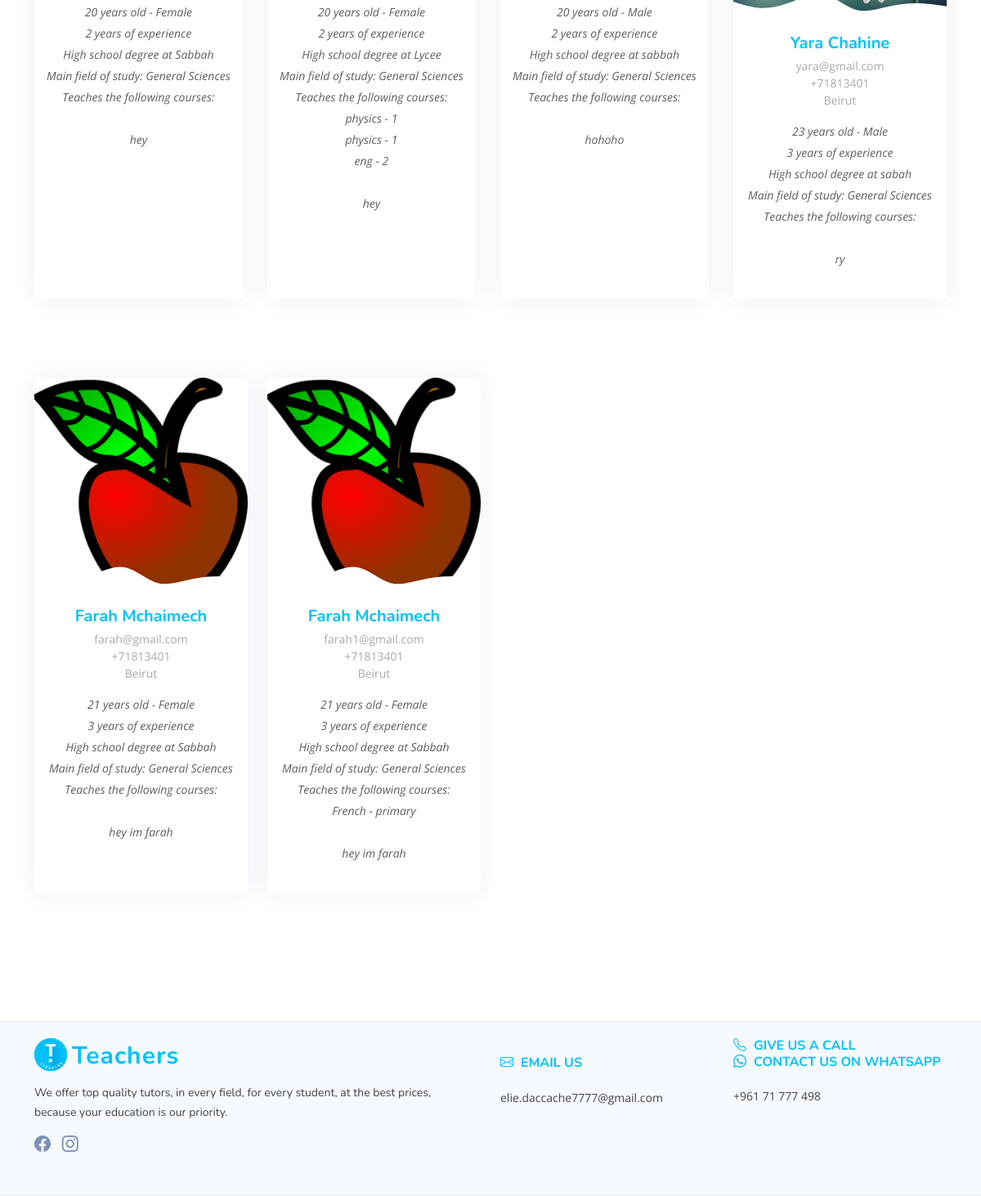
The page /tutors_page.php (lower part) on the database as committed earlier.
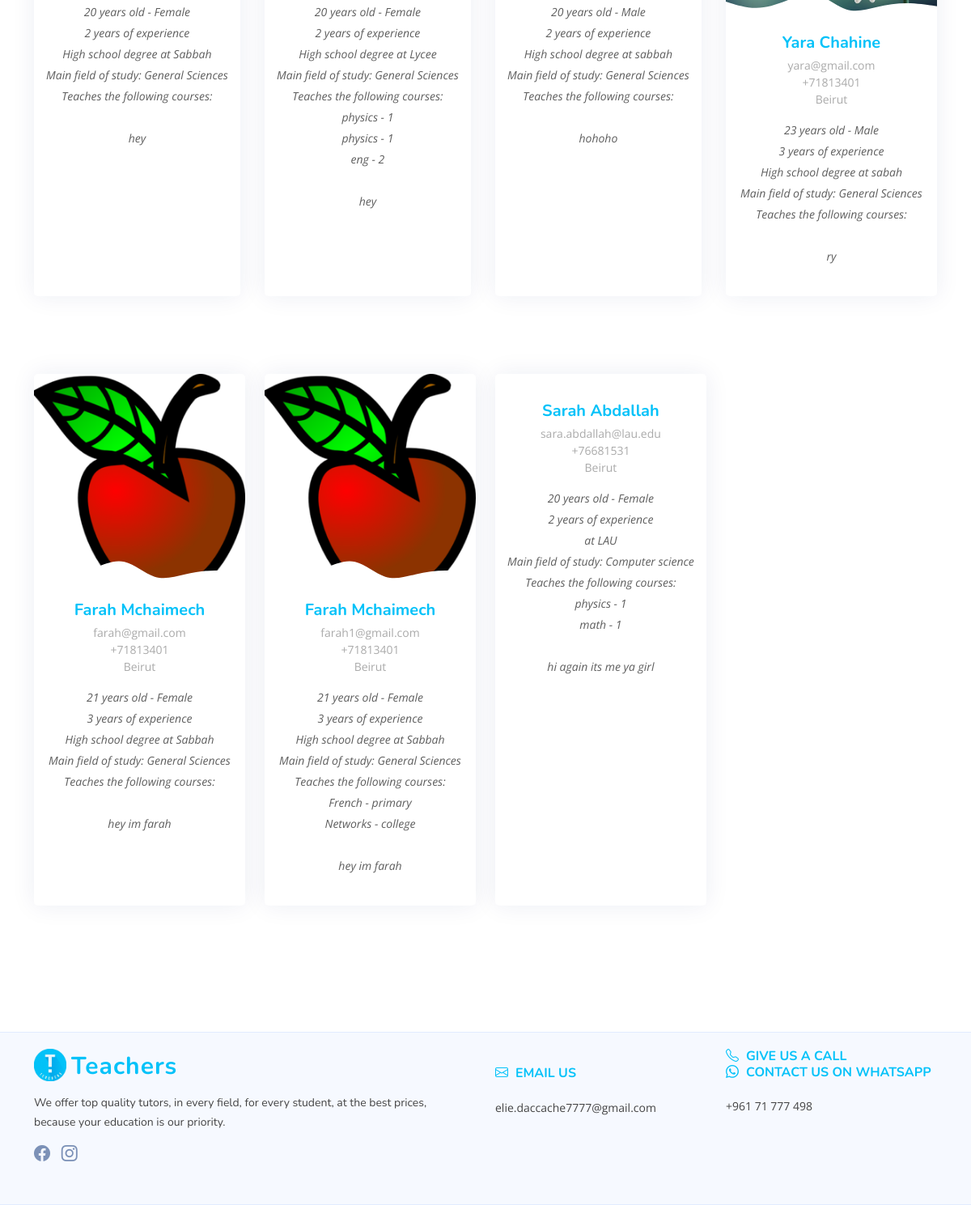
The same page on the database as committed later.
### tables this page shows
CREATE TABLE `tutors` (
  `tutor_ID` int(11) NOT NULL,
  `user_id` int(11) NOT NULL,
  `gender` varchar(250) NOT NULL,
  `years_of_experience` varchar(250) NOT NULL,
  `education_level` varchar(250) NOT NULL,
  `major` varchar(250) NOT NULL,
  `year_born` int(11) NOT NULL,
  `city` varchar(250) NOT NULL,
  `college_name` varchar(250) NOT NULL,
  `cv` varchar(250) NOT NULL,
  `profile_image` varchar(250) NOT NULL,
  `description` varchar(250) NOT NULL
);

CREATE TABLE `tutor_courses` (
  `id` int(11) NOT NULL,
  `course_id` int(11) NOT NULL,
  `tutor_id` int(11) NOT NULL
);

CREATE TABLE `courses` (
  `course_id` int(11) NOT NULL,
  `course_name` varchar(250) NOT NULL,
  `course_level` varchar(250) NOT NULL
);

CREATE TABLE `users` (
  `user_id` int(11) NOT NULL,
  `type` int(250) NOT NULL,
  `first_name` varchar(250) NOT NULL,
  `last_name` varchar(250) NOT NULL,
  `email` varchar(250) NOT NULL,
  `phone_number` varchar(250) NOT NULL,
  `password` text NOT NULL
);

### tutors_page.php (the view, shortened to what this page needs)
<?php
include("connection.php");
$currentYear = date("Y");
$age = "";
$ageQ = "";
switch ($age) {
  default:
      $ageQ = $currentYear-60 . " AND " . $currentYear-18;
}
$gender = "";
$genderQ = "";
switch ($gender) {
  default:
      $genderQ = "%";
}
$cityQ = "%";
$education = "";
$educationQ = "";
switch ($education) {
  default:
      $educationQ = "%";
}
$fieldQ = "%";
$years = "";
$yearsQ = "";
switch ($years) {
  default:
      $yearsQ = "0 AND 9999";
}
$query = "
SELECT
tutor_id, first_name, last_name, email, phone_number, gender, years_of_experience,
education_level, major, year_born, city, college_name, profile_image, description
FROM users JOIN tutors ON `users`.`user_id` = `tutors`.`user_id` WHERE
year_born BETWEEN ". $ageQ . "
AND
gender LIKE '". $genderQ . "'
AND
city LIKE '". $cityQ . "'
AND
education_level LIKE '". $educationQ . "'
AND
major LIKE '". $fieldQ . "'
AND
years_of_experience BETWEEN ". $yearsQ . ";";
$stmt = $connection->prepare($query);
$stmt->execute();
$res = $stmt->get_result();
?>
<!DOCTYPE html>
<html lang="en">
<head>
  <link href="./vendor/bootstrap/css/bootstrap.min.css" rel="stylesheet">
  <link href="./vendor/bootstrap-icons/bootstrap-icons.css" rel="stylesheet">
  <link href="./vendor/aos/aos.css" rel="stylesheet">
  <link href="./vendor/remixicon/remixicon.css" rel="stylesheet">
  <link href="./vendor/swiper/swiper-bundle.min.css" rel="stylesheet">
  <link href="./vendor/glightbox/css/glightbox.min.css" rel="stylesheet">
  <link href="./css/style.css" rel="stylesheet">
  <link href="./css/style2.css" rel="stylesheet">
</head>
<body>
    <section id="team" class="team">
      <div class="container">
        <div class="row gy-4 my-5">
          <?php
          while($r = $res->fetch_assoc()) {
            $id = $r["tutor_id"];
            $name = $r["first_name"] ." ". $r["last_name"];
            $email = $r["email"];
            $phone = "+" . $r["phone_number"];
            $gender = $r["gender"];
            $years = $r["years_of_experience"];
            $education = "";
                switch ($r["education_level"]) {
                  case "0":
                      $education = "High school degree";
                      break;
                }
            $field = $r["major"];
            $age = date("Y") - $r["year_born"];
            $city = $r["city"];
            $school = $r["college_name"];
            $image = "tutor_image/".$r["profile_image"];
            $description = $r["description"];
            $courses = "";
                $query = "SELECT * FROM `tutor_courses` JOIN `courses` ON `tutor_courses`.`course_id` = `courses`.`course_id`
                WHERE `tutor_id` = ?";
                $stmt = $connection->prepare($query);
                $stmt->bind_param("d", $id);
                $stmt->execute();
                $res2 = $stmt->get_result();
                while ($r2 = $res2->fetch_assoc()) {
                  $courses .= $r2["course_name"] ." - " .$r2["course_level"] . "<br>";
                }
            ?>
              <div class="col-lg-3 col-md-6 d-flex align-items-stretch my-5">
                <div class="member">
                  <div class="member-img">
                    <img src="<?php echo ($image); ?>" class="img-fluid" alt="">
                  </div>
                  <div class="member-info">
                    <h4><?php echo $name ?></h4>
                    <span><?php echo $email ?></span>
                    <span><?php echo $phone ?></span>
                    <span><?php echo $city ?></span>
                    <p>
                    <?php echo $age ?> years old - <?php echo $gender ?> <br>
                    <?php echo $years ?> years of experience <br>
                    <?php echo $education ?> at <?php echo $school ?> <br>
                    Main field of study: <?php echo $field ?> <br>
                    Teaches the following courses: <br>
                    <?php echo $courses ?> <br>
                    <?php echo $description ?>
                    </p>
                  </div>
                </div>
              </div>
          <?php }?>
        </div>
      </div>
    </section>
<footer id="footer" class="footer">
  <div class="footer-top">
    <div class="container">
      <div class="row gy-4">
        <div class="col-lg-6 col-md-12 footer-info">
          <a href="index.php" class="logo d-flex align-items-center">
            <img src="./img/logo.png" alt="">
            <span>Teachers</span>
          </a>
          <p>We offer top quality tutors, in every field, for every student, at the best prices, <br>
            because your education is our priority.</p>
          <div class="social-links mt-3">
              <a href="https://www.facebook.com/Teachers.leb/" class="facebook"><i class="bi bi-facebook"></i></a>
              <a href="https://www.instagram.com/teachers.lb/" class="instagram"><i class="bi bi-instagram"></i></a>
          </div>
        </div>
        <div class="col-lg-3 col-5 footer-links">
          <br> <br class="d-block d-md-none">
          <h4><i class="bi bi-envelope"></i>&ThickSpace; Email us</h4> <br>
          elie.daccache7777@gmail.com
        </div>
        <div class="col-lg-3 col-5 footer-contact text-center text-md-start">
          <h4>
            <i class="bi bi-telephone"></i>&ThickSpace; Give us a call <br>
            <i class="bi bi-whatsapp"></i>&ThickSpace; Contact us on WhatsApp</h4> <br>
          +961 71 777 498
        </div>
      </div>
    </div>
  </div>
</footer>
</body>
</html>

### css/style.css (style rules this page uses)
:root { scroll-behavior: smooth; }
body { font-family: "Open Sans", sans-serif; color: #444444; }
a { color: #4154f1; text-decoration: none; }
h1, h2, h3, h4, h5, h6 { font-family: "Nunito", sans-serif; }
section { padding: 60px 0; overflow: hidden; }
.team { background: #fff; padding: 60px 0; }
.team .member { overflow: hidden; text-align: center; border-radius: 5px; background: #fff; box-shadow: 0px 0 30px rgba(1, 41, 112, 0.08); transition: 0.3s; }
.team .member .member-img { position: relative; overflow: hidden; }
.team .member .member-img:after { position: absolute; content: ""; left: 0; bottom: 0; height: 100%; width: 100%; background: url(../img/team-shape.svg) no-repeat center bottom; background-size: contain; z-index: 1; }
.team .member .member-info { padding: 10px 15px 20px 15px; }
.team .member .member-info h4 { font-weight: 700; margin-bottom: 5px; font-size: 20px; color: #04c2f9 ; }
.team .member .member-info span { display: block; font-size: 14px; font-weight: 400; color: #aaaaaa; }
.team .member .member-info p { font-style: italic; font-size: 14px; padding-top: 15px; line-height: 26px; color: #5e5e5e; }
.footer { background: #f6f9ff; font-size: 14px; }
.footer .footer-top { border-top: 1px solid #e1ecff; border-bottom: 1px solid #e1ecff; padding: 20px 0 20px 0; }
.footer .footer-top .footer-info { margin-bottom: 30px; }
.footer .footer-top .footer-info .logo { line-height: 0; margin-bottom: 15px; }
.footer .footer-top .footer-info .logo img { max-height: 40px; margin-right: 6px; }
.footer .footer-top .footer-info .logo span { font-size: 30px; font-weight: 700; letter-spacing: 1px; color: #04c2f9 ; font-family: "Nunito", sans-serif; margin-top: 3px; }
.footer .footer-top .footer-info p { font-size: 14px; line-height: 24px; margin-bottom: 0; font-family: "Nunito", sans-serif; }
.footer .footer-top .social-links a { font-size: 20px; display: inline-block; color: rgba(1, 41, 112, 0.5); line-height: 0; margin-right: 10px; transition: 0.3s; }
.footer .footer-top h4 { font-size: 16px; font-weight: bold; color: #04c2f9 ; text-transform: uppercase; position: relative; padding-bottom: 12px; }
.footer .footer-top .footer-links { margin-bottom: 30px; }

### css/style2.css (style rules this page uses)
#footer h4 { margin: 0; padding: 0; }

Rows that differ between the two databases and show on the page:
added tutor_courses: course.course_name "Networks", course.course_level "college", shown under tutors "farah1@gmail.com"
added tutors: user.last_name "Sarah Abdallah", user.email "sara.abdallah@lau.edu", user.phone_number "+76681531", city "Beirut", year_born "20", gender "Female", years_of_experience "2", college_name "LAU", major "Computer science", description "hi again its me ya girl"
added tutor_courses: course.course_name "physics", course.course_level "1", shown under "Sarah Abdallah"
added tutor_courses: course.course_name "math", course.course_level "1", shown under "Sarah Abdallah"
